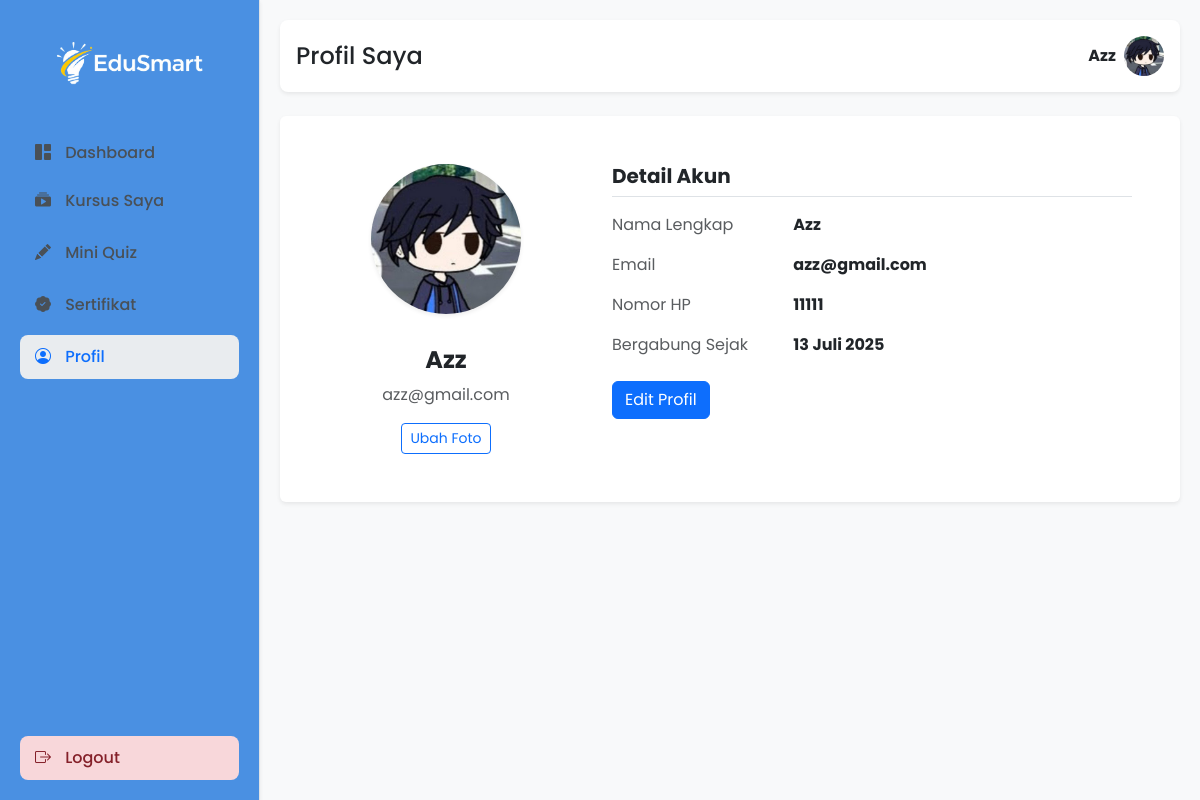
Page /dashboard/index.php?folder=pages&file=profile&status=upload_gagal (signed in) on the committed database.
### tables this page shows
CREATE TABLE `farhan_user` (
  `id` int(11) NOT NULL,
  `nama` varchar(100) NOT NULL,
  `email` varchar(100) NOT NULL,
  `password` varchar(255) NOT NULL,
  `no_hp` varchar(20) NOT NULL,
  `foto_profil` varchar(255) DEFAULT NULL,
  `akun_dibuat` datetime NOT NULL
);

### dashboard/pages/profile.php (the view, shortened to what this page needs)
<?php
function format_indo($date){
    $month = [
        "1" => "Januari",
        "2" => "Februari",
        "3" => "Maret",
        "4" => "April",
        "5" => "Mei",
        "6" => "Juni",
        "7" => "Juli",
        "8" => "Agustus",
        "9" => "September",
        "10" => "Oktober",
        "11" => "November",
        "12" => "Desember"
    ];
    $explode = explode("-", $date);
    return $explode[0]. " " .$month[ (int) $explode[1]]. " " .$explode[2];
}
$edit_mode = isset($_GET['mode']) && $_GET['mode'] === 'edit';
$sql_user = "SELECT nama, email, no_hp, akun_dibuat, foto_profil FROM farhan_user WHERE id = ?";
$stmt_user = $koneksi->prepare($sql_user);
$stmt_user->bind_param("i", $user_id);
$stmt_user->execute();
$user_details = $stmt_user->get_result()->fetch_assoc();
?>
<div class="main-content">
    <header class="d-flex justify-content-between align-items-center p-3 mb-4 bg-white rounded-3 shadow-sm">
        <h4 class="mb-0">Profil Saya</h4>
        <div class="d-flex align-items-center">
            <span class="fw-bold me-2"><?php echo htmlspecialchars($nama_user); ?></span>
            <?php
                $foto_path = '../uploads/profiles/' . ($user_details['foto_profil'] ?? '');
                if (!empty($user_details['foto_profil']) && file_exists($foto_path)) {
                    echo '<img src="' . htmlspecialchars($foto_path) . '" alt="Foto Profil" class="rounded-circle" style="width: 40px; height: 40px; object-fit: cover;">';
                } else {
                    echo '<i class="bi bi-person-circle fs-3 text-primary"></i>';
                }
            ?>
        </div>
    </header>
    <div class="card shadow-sm border-0">
        <div class="card-body p-4 p-md-5">
    <div class="row g-5">
        <div class="col-lg-4 text-center">
            <form action="../action/upload-foto-proses.php" method="post" enctype="multipart/form-data" id="formFoto">
                <?php
                    $foto_path = "../uploads/profiles/" . ($user_details['foto_profil'] ?? '');
                    if (!empty($user_details['foto_profil']) && file_exists($foto_path)) {
                        echo '<img src="' . htmlspecialchars($foto_path) . '" alt="Foto Profil" class="img-fluid rounded-circle shadow-sm mb-3" style="width: 150px; height: 150px; object-fit: cover;">';
                    } else {
                        echo '<i class="bi bi-person-circle text-secondary" style="font-size: 10rem;"></i>';
                    }
                ?>
                <h4 class="fw-bold mt-3"><?php echo htmlspecialchars($user_details['nama']); ?></h4>
                <p class="text-muted"><?php echo htmlspecialchars($user_details['email']); ?></p>
                <button type="button" class="btn btn-sm btn-outline-primary" id="btnUbahFoto">Ubah Foto</button>
            </form>
        </div>
        <div class="col-lg-8">
            <form method="POST" action="index.php?folder=pages&file=profile">
                <h5 class="fw-bold border-bottom pb-2 mb-3">Detail Akun</h5>
                <div class="row mb-3">
                    <div class="col-sm-4"><p class="mb-0 text-muted">Nama Lengkap</p></div>
                    <div class="col-sm-8">
                        <?php if ($edit_mode): ?>
                            <input type="text" class="form-control" name="nama" value="<?php echo htmlspecialchars($user_details['nama']); ?>">
                        <?php else: ?>
                            <p class="mb-0 fw-bold"><?php echo htmlspecialchars($user_details['nama']); ?></p>
                        <?php endif; ?>
                    </div>
                </div>
                <div class="row mb-3">
                    <div class="col-sm-4"><p class="mb-0 text-muted">Email</p></div>
                    <div class="col-sm-8"><p class="mb-0 fw-bold"><?php echo htmlspecialchars($user_details['email']); ?></p></div>
                </div>
                <div class="row mb-3">
                    <div class="col-sm-4"><p class="mb-0 text-muted">Nomor HP</p></div>
                    <div class="col-sm-8">
                        <?php if ($edit_mode): ?>
                            <input type="text" class="form-control" name="no_hp" value="<?php echo htmlspecialchars($user_details['no_hp']); ?>">
                        <?php else: ?>
                            <p class="mb-0 fw-bold"><?php echo htmlspecialchars($user_details['no_hp']); ?></p>
                        <?php endif; ?>
                    </div>
                </div>
                <div class="row mb-4">
                    <div class="col-sm-4"><p class="mb-0 text-muted">Bergabung Sejak</p></div>
                    <div class="col-sm-8"><p class="mb-0 fw-bold"><?php echo format_indo(date('d-m-Y', strtotime($user_details['akun_dibuat']))); ?></p></div>
                </div>
                <?php if ($edit_mode): ?>
                    <button type="submit" name="update_profil" class="btn btn-success">Simpan Perubahan</button>
                    <a href="index.php?folder=pages&file=profile" class="btn btn-secondary">Batal</a>
                <?php else: ?>
                    <a href="index.php?folder=pages&file=profile&mode=edit" class="btn btn-primary">Edit Profil</a>
                <?php endif; ?>
                </form>
            </div>
        </div>
    </div>
</div>

### dashboard/css/style.css (style rules this page uses)
:root { --brand-primary: #0d6efd; --brand-secondary: #ff6825; --light-bg: #f8f9fa; --text-dark: #212529; --text-muted: #6c757d; }
body { background-color: var(--light-bg); font-family: 'Poppins', sans-serif; }
.main-content { margin-left: 260px; padding: 20px; }

### rows in the picture
farhan_user: foto_profil (picture), nama "Azz", email "azz@gmail.com", no_hp "11111", akun_dibuat "13 Juli 2025"

### other values in the picture
$nama_user "Azz"
